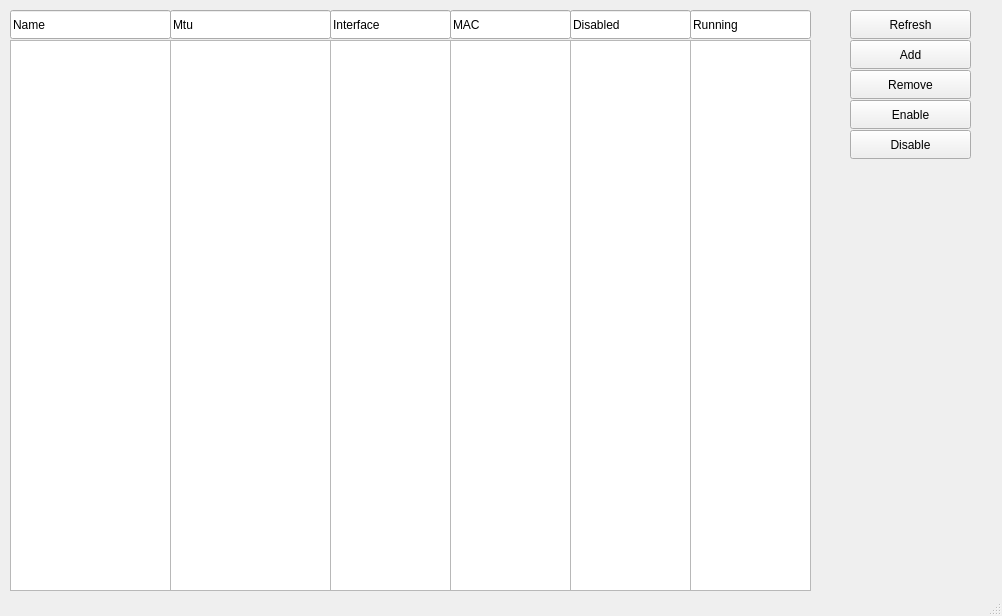
<?xml version="1.0" encoding="UTF-8"?>
<ui version="4.0">
 <class>MainWindow</class>
 <widget class="QMainWindow" name="MainWindow">
  <property name="geometry">
   <rect>
    <x>0</x>
    <y>0</y>
    <width>1002</width>
    <height>616</height>
   </rect>
  </property>
  <property name="windowTitle">
   <string>Interface VLAN</string>
  </property>
  <widget class="QWidget" name="centralwidget">
   <widget class="QListWidget" name="mtuField">
    <property name="geometry">
     <rect>
      <x>170</x>
      <y>40</y>
      <width>161</width>
      <height>551</height>
     </rect>
    </property>
   </widget>
   <widget class="QListWidget" name="macField">
    <property name="geometry">
     <rect>
      <x>450</x>
      <y>40</y>
      <width>121</width>
      <height>551</height>
     </rect>
    </property>
   </widget>
   <widget class="QPushButton" name="enableButton">
    <property name="geometry">
     <rect>
      <x>850</x>
      <y>100</y>
      <width>121</width>
      <height>29</height>
     </rect>
    </property>
    <property name="text">
     <string>Enable</string>
    </property>
   </widget>
   <widget class="QLineEdit" name="version_3">
    <property name="geometry">
     <rect>
      <x>450</x>
      <y>10</y>
      <width>121</width>
      <height>29</height>
     </rect>
    </property>
    <property name="text">
     <string>MAC</string>
    </property>
   </widget>
   <widget class="QLineEdit" name="version_4">
    <property name="geometry">
     <rect>
      <x>570</x>
      <y>10</y>
      <width>121</width>
      <height>29</height>
     </rect>
    </property>
    <property name="text">
     <string>Disabled</string>
    </property>
   </widget>
   <widget class="QListWidget" name="disabledField">
    <property name="geometry">
     <rect>
      <x>570</x>
      <y>40</y>
      <width>121</width>
      <height>551</height>
     </rect>
    </property>
   </widget>
   <widget class="QLineEdit" name="package_2">
    <property name="geometry">
     <rect>
      <x>10</x>
      <y>10</y>
      <width>161</width>
      <height>29</height>
     </rect>
    </property>
    <property name="text">
     <string>Name</string>
    </property>
   </widget>
   <widget class="QLineEdit" name="version_2">
    <property name="geometry">
     <rect>
      <x>330</x>
      <y>10</y>
      <width>121</width>
      <height>29</height>
     </rect>
    </property>
    <property name="text">
     <string>Interface</string>
    </property>
   </widget>
   <widget class="QListWidget" name="interfaceField">
    <property name="geometry">
     <rect>
      <x>330</x>
      <y>40</y>
      <width>121</width>
      <height>551</height>
     </rect>
    </property>
   </widget>
   <widget class="QPushButton" name="disableButton">
    <property name="geometry">
     <rect>
      <x>850</x>
      <y>130</y>
      <width>121</width>
      <height>29</height>
     </rect>
    </property>
    <property name="text">
     <string>Disable</string>
    </property>
   </widget>
   <widget class="QListWidget" name="runField">
    <property name="geometry">
     <rect>
      <x>690</x>
      <y>40</y>
      <width>121</width>
      <height>551</height>
     </rect>
    </property>
   </widget>
   <widget class="QLineEdit" name="version">
    <property name="geometry">
     <rect>
      <x>170</x>
      <y>10</y>
      <width>161</width>
      <height>29</height>
     </rect>
    </property>
    <property name="text">
     <string>Mtu</string>
    </property>
   </widget>
   <widget class="QPushButton" name="refreshButton">
    <property name="geometry">
     <rect>
      <x>850</x>
      <y>10</y>
      <width>121</width>
      <height>29</height>
     </rect>
    </property>
    <property name="text">
     <string>Refresh</string>
    </property>
   </widget>
   <widget class="QLineEdit" name="version_5">
    <property name="geometry">
     <rect>
      <x>690</x>
      <y>10</y>
      <width>121</width>
      <height>29</height>
     </rect>
    </property>
    <property name="text">
     <string>Running</string>
    </property>
   </widget>
   <widget class="QListWidget" name="nameField">
    <property name="geometry">
     <rect>
      <x>10</x>
      <y>40</y>
      <width>161</width>
      <height>551</height>
     </rect>
    </property>
   </widget>
   <widget class="QPushButton" name="removeButton">
    <property name="geometry">
     <rect>
      <x>850</x>
      <y>70</y>
      <width>121</width>
      <height>29</height>
     </rect>
    </property>
    <property name="text">
     <string>Remove</string>
    </property>
   </widget>
   <widget class="QPushButton" name="addButton">
    <property name="geometry">
     <rect>
      <x>850</x>
      <y>40</y>
      <width>121</width>
      <height>29</height>
     </rect>
    </property>
    <property name="text">
     <string>Add</string>
    </property>
   </widget>
  </widget>
  <widget class="QStatusBar" name="statusbar"/>
 </widget>
 <resources/>
 <connections/>
</ui>
